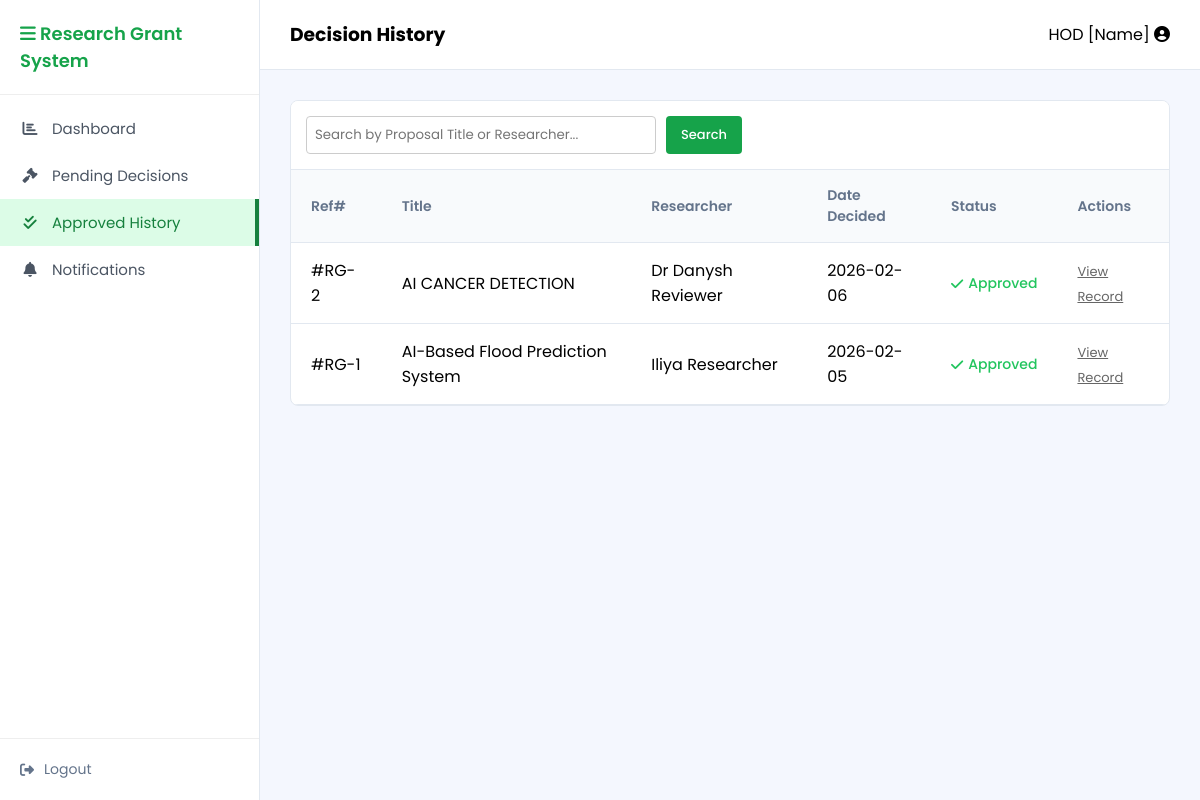
Page /frontend/hod-history.php on the committed database.
### tables this page shows
CREATE TABLE `proposal` (
  `proposalId` int NOT NULL,
  `userId` int NOT NULL,
  `title` varchar(200) NOT NULL,
  `abstract` text NOT NULL,
  `submissionDate` date NOT NULL,
  `status` enum('Submitted','Pending','Reviewed','Approved','Rejected') NOT NULL,
  `reviewerId` int DEFAULT NULL
);

CREATE TABLE `user` (
  `userId` int NOT NULL,
  `name` varchar(100) NOT NULL,
  `email` varchar(100) NOT NULL,
  `password` varchar(255) NOT NULL,
  `role` enum('Researcher','Reviewer','HOD','Admin') NOT NULL,
  `status` enum('Active','Inactive') NOT NULL
);

### frontend/hod-history.php (the view, shortened to what this page needs)
<?php
include("../backend/db.php");
$sql = "
SELECT proposal.*, user.name AS researcher
FROM proposal
JOIN user ON proposal.userId = user.userId
WHERE proposal.status='Approved'
   OR proposal.status='Rejected'
ORDER BY proposal.proposalId DESC
";
$result = mysqli_query($conn, $sql);
?>
<!DOCTYPE html>
<html lang="en">
<head>
    <link rel="stylesheet" href="style.css">
</head>
<body>
<div class="main-layout">
    <aside class="sidebar">
        <div class="sidebar-header" style="color: #16a34a;"><i class="fas fa-bars"></i> Research Grant System</div>
        <ul class="sidebar-menu">
            <li><a href="hod-dashboard.php"><i class="fas fa-chart-bar"></i> Dashboard</a></li>
            <li><a href="hod-decisions.php"><i class="fas fa-gavel"></i> Pending Decisions</a></li>
            <li><a href="hod-history.php" class="active-hod"><i class="fas fa-check-double"></i> Approved History</a></li>
            <li><a href="hod-notifications.php"><i class="fas fa-bell"></i> Notifications</a></li>
        </ul>
        <div class="sidebar-footer"><a href="index.html"><i class="fas fa-sign-out-alt"></i> Logout</a></div>
    </aside>
    <div class="content">
        <div class="top-bar">
            <h3>Decision History</h3>
            <div class="user-info"><span>HOD [Name] <i class="fas fa-user-circle"></i></span></div>
        </div>
        <div class="scrollable-content">
            <div class="table-container">
                <div class="filter-bar">
                    <form action="" method="GET" style="display: flex; gap: 10px;">
                        <input type="text" name="search_query" placeholder="Search by Proposal Title or Researcher..." style="padding: 8px; width: 350px; border: 1px solid #ccc; border-radius: 4px;">
                        <button type="submit" class="btn-green">Search</button>
                    </form>
                </div>
                <table class="custom-table">
                    <thead>
                        <tr>
                            <th>Ref#</th>
                            <th>Title</th>
                            <th>Researcher</th>
                            <th>Date Decided</th>
                            <th>Status</th>
                            <th>Actions</th>
                        </tr>
                    </thead>
                    <tbody>
                        <?php while($row = mysqli_fetch_assoc($result)) { ?>
<tr>
    <td>#RG-<?php echo $row['proposalId']; ?></td>
    <td><?php echo $row['title']; ?></td>
    <td><?php echo $row['researcher']; ?></td>
    <td><?php echo $row['submissionDate']; ?></td>
    <td>
        <?php if($row['status'] == 'Approved'){ ?>
            <span class="status-badge text-green">
                <i class="fas fa-check"></i> Approved
            </span>
        <?php } else { ?>
            <span class="status-badge text-red">
                <i class="fas fa-times"></i> Rejected
            </span>
        <?php } ?>
    </td>
    <td>
        <a href="#" style="color:#666; font-size:13px;">View Record</a>
    </td>
</tr>
<?php } ?>
                        </tbody>
                </table>
            </div>
        </div>
    </div>
</div>
</body>
</html>

### frontend/style.css (style rules this page uses)
* { margin: 0; padding: 0; box-sizing: border-box; font-family: 'Poppins', sans-serif; }
body { height: 100vh; background-color: #f4f7fe; overflow: hidden; }
.text-green { color: #22c55e; }
.main-layout { display: flex; height: 100vh; width: 100%; }
.sidebar { width: 260px; background: #ffffff; display: flex; flex-direction: column; border-right: 1px solid #e2e8f0; }
.sidebar-header { padding: 20px; font-weight: 600; color: #3b82f6; font-size: 18px; border-bottom: 1px solid #eee; }
.sidebar-menu { list-style: none; padding: 10px 0; flex: 1; }
.sidebar-menu li a { display: flex; align-items: center; padding: 12px 20px; text-decoration: none; color: #4b5563; font-size: 15px; transition: 0.2s; }
.sidebar-menu li a i { margin-right: 12px; width: 20px; text-align: center; }
.sidebar-footer { padding: 20px; border-top: 1px solid #eee; }
.sidebar-footer a { text-decoration: none; color: #64748b; font-size: 14px; display: flex; align-items: center; gap: 10px; }
.content { flex: 1; display: flex; flex-direction: column; overflow: hidden; }
.top-bar { height: 70px; background: white; border-bottom: 1px solid #e2e8f0; display: flex; align-items: center; justify-content: space-between; padding: 0 30px; }
.user-info { display: flex; align-items: center; gap: 20px; }
.scrollable-content { padding: 30px; overflow-y: auto; height: calc(100vh - 70px); }
.table-container { background: white; border-radius: 8px; border: 1px solid #e2e8f0; overflow: hidden; }
.custom-table { width: 100%; border-collapse: collapse; }
.custom-table th, .custom-table td { padding: 15px 20px; text-align: left; border-bottom: 1px solid #e2e8f0; }
.custom-table th { background: #f8fafc; color: #64748b; font-weight: 600; font-size: 14px; }
.status-badge { display: inline-flex; align-items: center; gap: 5px; font-size: 14px; font-weight: 500; }
.filter-bar { background: white; padding: 15px; border-bottom: 1px solid #e2e8f0; display: flex; justify-content: space-between; }
.sidebar-menu li a.active-hod { background: #dcfce7; color: #15803d; border-right: 4px solid #15803d; }
.btn-green { background-color: #16a34a; color: white; padding: 6px 15px; border: none; border-radius: 4px; cursor: pointer; font-size: 13px; font-weight: 500; }

### rows in the picture
proposal: proposalId "2", title "AI CANCER DETECTION", userId.name "Dr Danysh Reviewer", submissionDate "2026-02-06", status "Approved" (drawn)
proposal: proposalId "1", title "AI-Based Flood Prediction System", userId.name "Iliya Researcher", submissionDate "2026-02-05", status "Approved" (drawn)
